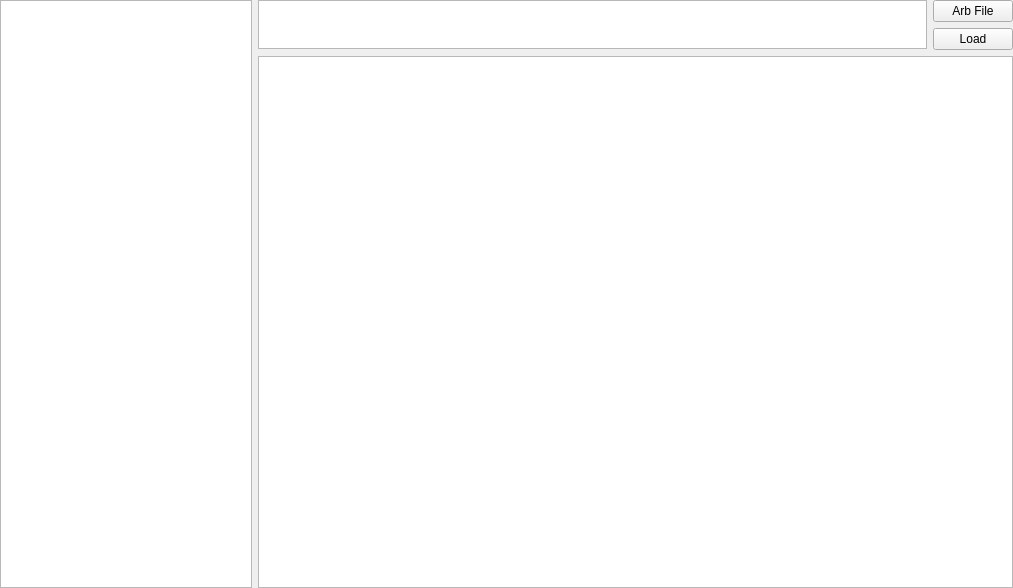
<?xml version="1.0" encoding="UTF-8"?>
<ui version="4.0">
 <class>Q_ARB_Widget</class>
 <widget class="QWidget" name="Q_ARB_Widget">
  <property name="geometry">
   <rect>
    <x>0</x>
    <y>0</y>
    <width>1013</width>
    <height>588</height>
   </rect>
  </property>
  <property name="windowTitle">
   <string>Form</string>
  </property>
  <layout class="QHBoxLayout" name="horizontalLayout_25" stretch="1,3">
   <property name="leftMargin">
    <number>0</number>
   </property>
   <property name="topMargin">
    <number>0</number>
   </property>
   <property name="rightMargin">
    <number>0</number>
   </property>
   <property name="bottomMargin">
    <number>0</number>
   </property>
   <item>
    <layout class="QVBoxLayout" name="verticalLayout_7">
     <property name="spacing">
      <number>0</number>
     </property>
     <property name="topMargin">
      <number>0</number>
     </property>
     <property name="bottomMargin">
      <number>0</number>
     </property>
     <item>
      <widget class="Q_Config_Table_View" name="tableView_Config"/>
     </item>
    </layout>
   </item>
   <item>
    <layout class="QVBoxLayout" name="verticalLayout_6" stretch="0,0">
     <property name="topMargin">
      <number>0</number>
     </property>
     <property name="bottomMargin">
      <number>0</number>
     </property>
     <item>
      <layout class="QHBoxLayout" name="horizontalLayout_23">
       <item>
        <widget class="QPlainTextEdit" name="plainTextEditPath">
         <property name="sizePolicy">
          <sizepolicy hsizetype="Expanding" vsizetype="Fixed">
           <horstretch>0</horstretch>
           <verstretch>0</verstretch>
          </sizepolicy>
         </property>
         <property name="minimumSize">
          <size>
           <width>0</width>
           <height>0</height>
          </size>
         </property>
         <property name="maximumSize">
          <size>
           <width>16777215</width>
           <height>49</height>
          </size>
         </property>
        </widget>
       </item>
       <item>
        <layout class="QVBoxLayout" name="verticalLayout_5">
         <item>
          <widget class="QPushButton" name="pushButtonSelArbFile">
           <property name="text">
            <string>Arb File</string>
           </property>
          </widget>
         </item>
         <item>
          <widget class="QPushButton" name="pushButtonLoad">
           <property name="enabled">
            <bool>true</bool>
           </property>
           <property name="text">
            <string>Load</string>
           </property>
          </widget>
         </item>
        </layout>
       </item>
      </layout>
     </item>
     <item>
      <widget class="QPlainTextEdit" name="plainTextEditInfo"/>
     </item>
    </layout>
   </item>
  </layout>
 </widget>
 <customwidgets>
  <customwidget>
   <class>Q_Config_Table_View</class>
   <extends>QTableView</extends>
   <header>global.h</header>
  </customwidget>
 </customwidgets>
 <resources/>
 <connections/>
</ui>
